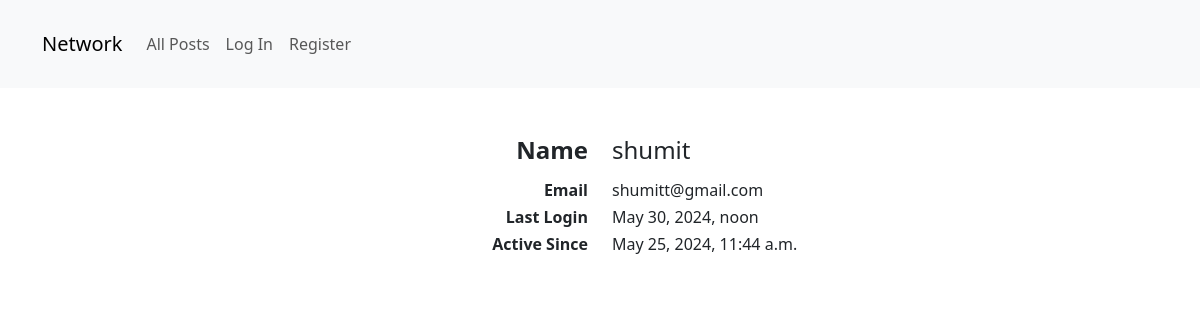
Before: /profile/1 with the older database file.
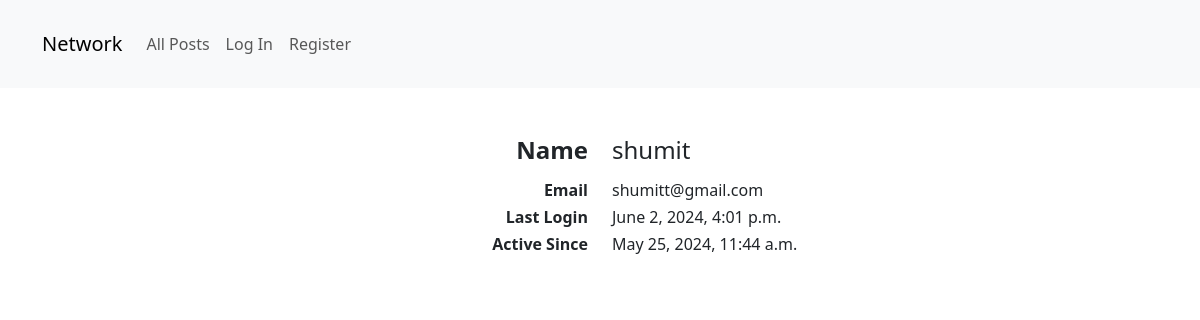
After: the same page with the newer database file.
### network/models.py (models this page shows)
class User(AbstractUser):
    pass

### network/views.py (the view)
# urls.py: path("profile/<int:user_id>", views.profile, name="profile"),
def profile(request, user_id):
    profile_user = get_object_or_404(User, pk = user_id)
    follow_incoming = profile_user.followees.all()
    i_follow = False
    for pair in follow_incoming:
        if request.user.id == pair.follower.id:
            i_follow = True
    return render(request, 'network/profile.html',{
        'profile_user' : profile_user,
        'i_follow': i_follow,
        })

### network/templates/network/profile.html (shortened to what this page needs)
{% extends "network/layout.html" %}
{% block body %}
<div class="mt-5">
    <div class="row mb-2">
        <h4 class="col text-end">
            <b>
                Name
            </b>
        </h4>
        <h4 class="col">
            {{profile_user.username}}
        </h4>
    </div>
    <div class="row">
        <h6 class="col text-end">
            <b>
                Email
            </b>
        </h6>
        <h6 class="col">
            {{profile_user.email}}
        </h6>
    </div>
    <div class="row">
        <h6 class="col text-end">
            <b>
                Last Login
            </b>
        </h6>
        <h6 class="col">
            {{profile_user.last_login}}
        </h6>
    </div>
    <div class="row">
        <h6 class="col text-end">
            <b>
                Active Since
            </b>
        </h6>
        <h6 class="col">
            {{profile_user.date_joined}}
        </h6>
    </div>
</div>
{% endblock %}

### network/templates/network/layout.html (shortened to what this page needs)
{% load static %}
<!DOCTYPE html>
<html lang="en">
    <head>
        <link href="https://cdn.jsdelivr.net/npm/bootstrap@5.3.3/dist/css/bootstrap.min.css" rel="stylesheet">
        <link href="{% static 'network/styles.css' %}" rel="stylesheet">
    </head>
    <body>
        <nav class="navbar navbar-expand-sm navbar-light bg-light py-4">
            <div class="container">
                <a class="navbar-brand" href="#">Network</a>
                <div class="collapse navbar-collapse text-end" id="navbarText">
                    <ul class="navbar-nav me-auto mt-3 mt-sm-0 ">
                        <li class="nav-item">
                            <a class="nav-link" href="{% url 'index' %}">All Posts</a>
                        </li>
                        {% if user.is_authenticated %}
                        <li class="nav-item">
                            <a class="nav-link" href="#">Following</a>
                        </li>
                        <li class="nav-item">
                            <a class="nav-link" href="{% url 'logout' %}">Log Out</a>
                        </li>
                        {% else %}
                        <li class="nav-item">
                            <a class="nav-link" href="{% url 'login' %}">Log In</a>
                        </li>
                        <li class="nav-item">
                            <a class="nav-link" href="{% url 'register' %}">Register</a>
                        </li>
                        {% endif %}
                    </ul>
                </div>
            </div>
        </nav>
        <div class="body">
            <div class="container mt-3">
                {% block body %}
                {% endblock %}
            </div>
        </div>
    </body>
</html>

Changed rows visible on the page:
changed User "shumit": last_login "May 30, 2024, noon" → "June 2, 2024, 4:01 p.m."
